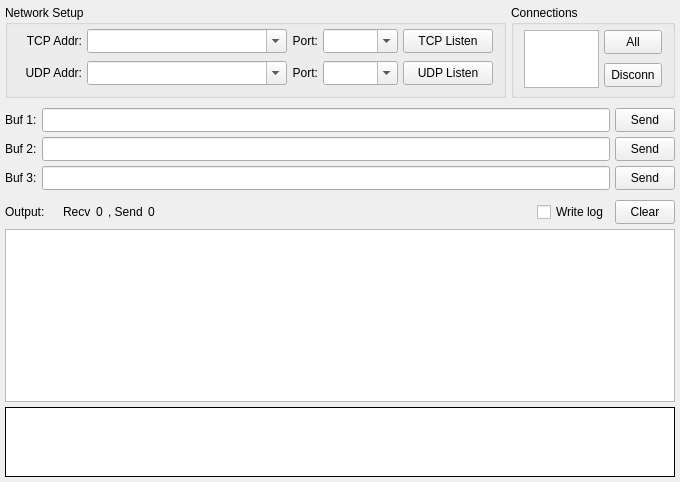
<?xml version="1.0" encoding="UTF-8"?>
<ui version="4.0">
 <class>ServerForm</class>
 <widget class="QWidget" name="ServerForm">
  <property name="geometry">
   <rect>
    <x>0</x>
    <y>0</y>
    <width>680</width>
    <height>482</height>
   </rect>
  </property>
  <property name="minimumSize">
   <size>
    <width>0</width>
    <height>0</height>
   </size>
  </property>
  <property name="windowTitle">
   <string>Server</string>
  </property>
  <property name="locale">
   <locale language="C" country="AnyCountry"/>
  </property>
  <layout class="QVBoxLayout" name="lay1">
   <property name="spacing">
    <number>5</number>
   </property>
   <property name="leftMargin">
    <number>5</number>
   </property>
   <property name="topMargin">
    <number>5</number>
   </property>
   <property name="rightMargin">
    <number>5</number>
   </property>
   <property name="bottomMargin">
    <number>5</number>
   </property>
   <item>
    <layout class="QHBoxLayout" name="lay2">
     <item>
      <widget class="QGroupBox" name="box1">
       <property name="sizePolicy">
        <sizepolicy hsizetype="Fixed" vsizetype="Fixed">
         <horstretch>0</horstretch>
         <verstretch>0</verstretch>
        </sizepolicy>
       </property>
       <property name="minimumSize">
        <size>
         <width>0</width>
         <height>93</height>
        </size>
       </property>
       <property name="maximumSize">
        <size>
         <width>16777215</width>
         <height>93</height>
        </size>
       </property>
       <property name="title">
        <string>Network Setup</string>
       </property>
       <layout class="QVBoxLayout" name="lay5">
        <property name="spacing">
         <number>5</number>
        </property>
        <property name="leftMargin">
         <number>4</number>
        </property>
        <property name="topMargin">
         <number>0</number>
        </property>
        <property name="rightMargin">
         <number>10</number>
        </property>
        <property name="bottomMargin">
         <number>5</number>
        </property>
        <item>
         <layout class="QGridLayout" name="lay6">
          <property name="sizeConstraint">
           <enum>QLayout::SetFixedSize</enum>
          </property>
          <property name="bottomMargin">
           <number>0</number>
          </property>
          <property name="horizontalSpacing">
           <number>5</number>
          </property>
          <property name="verticalSpacing">
           <number>8</number>
          </property>
          <item row="0" column="2">
           <widget class="QLabel" name="lab2">
            <property name="sizePolicy">
             <sizepolicy hsizetype="Preferred" vsizetype="Preferred">
              <horstretch>0</horstretch>
              <verstretch>0</verstretch>
             </sizepolicy>
            </property>
            <property name="text">
             <string>Port:</string>
            </property>
            <property name="alignment">
             <set>Qt::AlignRight|Qt::AlignTrailing|Qt::AlignVCenter</set>
            </property>
           </widget>
          </item>
          <item row="0" column="0">
           <widget class="QLabel" name="lab1">
            <property name="sizePolicy">
             <sizepolicy hsizetype="Preferred" vsizetype="Preferred">
              <horstretch>0</horstretch>
              <verstretch>0</verstretch>
             </sizepolicy>
            </property>
            <property name="minimumSize">
             <size>
              <width>70</width>
              <height>0</height>
             </size>
            </property>
            <property name="contextMenuPolicy">
             <enum>Qt::NoContextMenu</enum>
            </property>
            <property name="text">
             <string>TCP Addr:</string>
            </property>
            <property name="textFormat">
             <enum>Qt::PlainText</enum>
            </property>
            <property name="scaledContents">
             <bool>false</bool>
            </property>
            <property name="alignment">
             <set>Qt::AlignRight|Qt::AlignTrailing|Qt::AlignVCenter</set>
            </property>
           </widget>
          </item>
          <item row="0" column="1">
           <widget class="QComboBox" name="cmbTcpAddr">
            <property name="sizePolicy">
             <sizepolicy hsizetype="Fixed" vsizetype="Fixed">
              <horstretch>0</horstretch>
              <verstretch>0</verstretch>
             </sizepolicy>
            </property>
            <property name="minimumSize">
             <size>
              <width>200</width>
              <height>24</height>
             </size>
            </property>
            <property name="maximumSize">
             <size>
              <width>200</width>
              <height>24</height>
             </size>
            </property>
            <property name="editable">
             <bool>true</bool>
            </property>
            <property name="insertPolicy">
             <enum>QComboBox::NoInsert</enum>
            </property>
           </widget>
          </item>
          <item row="0" column="3">
           <widget class="QComboBox" name="cmbTcpPort">
            <property name="sizePolicy">
             <sizepolicy hsizetype="Fixed" vsizetype="Fixed">
              <horstretch>0</horstretch>
              <verstretch>0</verstretch>
             </sizepolicy>
            </property>
            <property name="minimumSize">
             <size>
              <width>75</width>
              <height>24</height>
             </size>
            </property>
            <property name="maximumSize">
             <size>
              <width>75</width>
              <height>24</height>
             </size>
            </property>
            <property name="editable">
             <bool>true</bool>
            </property>
            <property name="insertPolicy">
             <enum>QComboBox::InsertAtTop</enum>
            </property>
           </widget>
          </item>
          <item row="1" column="0">
           <widget class="QLabel" name="lab3">
            <property name="sizePolicy">
             <sizepolicy hsizetype="Preferred" vsizetype="Preferred">
              <horstretch>0</horstretch>
              <verstretch>0</verstretch>
             </sizepolicy>
            </property>
            <property name="minimumSize">
             <size>
              <width>70</width>
              <height>0</height>
             </size>
            </property>
            <property name="contextMenuPolicy">
             <enum>Qt::NoContextMenu</enum>
            </property>
            <property name="text">
             <string>UDP Addr:</string>
            </property>
            <property name="textFormat">
             <enum>Qt::PlainText</enum>
            </property>
            <property name="scaledContents">
             <bool>false</bool>
            </property>
            <property name="alignment">
             <set>Qt::AlignRight|Qt::AlignTrailing|Qt::AlignVCenter</set>
            </property>
           </widget>
          </item>
          <item row="1" column="1">
           <widget class="QComboBox" name="cmbUdpAddr">
            <property name="sizePolicy">
             <sizepolicy hsizetype="Fixed" vsizetype="Fixed">
              <horstretch>0</horstretch>
              <verstretch>0</verstretch>
             </sizepolicy>
            </property>
            <property name="minimumSize">
             <size>
              <width>200</width>
              <height>24</height>
             </size>
            </property>
            <property name="maximumSize">
             <size>
              <width>200</width>
              <height>24</height>
             </size>
            </property>
            <property name="editable">
             <bool>true</bool>
            </property>
            <property name="insertPolicy">
             <enum>QComboBox::NoInsert</enum>
            </property>
           </widget>
          </item>
          <item row="1" column="2">
           <widget class="QLabel" name="lab4">
            <property name="sizePolicy">
             <sizepolicy hsizetype="Preferred" vsizetype="Preferred">
              <horstretch>0</horstretch>
              <verstretch>0</verstretch>
             </sizepolicy>
            </property>
            <property name="text">
             <string>Port:</string>
            </property>
            <property name="alignment">
             <set>Qt::AlignRight|Qt::AlignTrailing|Qt::AlignVCenter</set>
            </property>
           </widget>
          </item>
          <item row="1" column="3">
           <widget class="QComboBox" name="cmbUdpPort">
            <property name="sizePolicy">
             <sizepolicy hsizetype="Fixed" vsizetype="Fixed">
              <horstretch>0</horstretch>
              <verstretch>0</verstretch>
             </sizepolicy>
            </property>
            <property name="minimumSize">
             <size>
              <width>75</width>
              <height>24</height>
             </size>
            </property>
            <property name="maximumSize">
             <size>
              <width>75</width>
              <height>24</height>
             </size>
            </property>
            <property name="editable">
             <bool>true</bool>
            </property>
            <property name="insertPolicy">
             <enum>QComboBox::InsertAtTop</enum>
            </property>
           </widget>
          </item>
          <item row="1" column="4">
           <widget class="QToolButton" name="btnUdp">
            <property name="sizePolicy">
             <sizepolicy hsizetype="Fixed" vsizetype="Fixed">
              <horstretch>0</horstretch>
              <verstretch>0</verstretch>
             </sizepolicy>
            </property>
            <property name="minimumSize">
             <size>
              <width>90</width>
              <height>24</height>
             </size>
            </property>
            <property name="maximumSize">
             <size>
              <width>90</width>
              <height>24</height>
             </size>
            </property>
            <property name="statusTip">
             <string/>
            </property>
            <property name="text">
             <string>UDP Listen</string>
            </property>
            <property name="checkable">
             <bool>true</bool>
            </property>
           </widget>
          </item>
          <item row="0" column="4">
           <widget class="QToolButton" name="btnTcp">
            <property name="minimumSize">
             <size>
              <width>90</width>
              <height>24</height>
             </size>
            </property>
            <property name="maximumSize">
             <size>
              <width>90</width>
              <height>24</height>
             </size>
            </property>
            <property name="text">
             <string>TCP Listen</string>
            </property>
            <property name="checkable">
             <bool>true</bool>
            </property>
           </widget>
          </item>
         </layout>
        </item>
       </layout>
      </widget>
     </item>
     <item>
      <widget class="QGroupBox" name="box2">
       <property name="sizePolicy">
        <sizepolicy hsizetype="Expanding" vsizetype="Fixed">
         <horstretch>0</horstretch>
         <verstretch>0</verstretch>
        </sizepolicy>
       </property>
       <property name="minimumSize">
        <size>
         <width>0</width>
         <height>93</height>
        </size>
       </property>
       <property name="maximumSize">
        <size>
         <width>16777215</width>
         <height>93</height>
        </size>
       </property>
       <property name="title">
        <string>Connections</string>
       </property>
       <layout class="QHBoxLayout" name="lay8">
        <property name="spacing">
         <number>5</number>
        </property>
        <property name="leftMargin">
         <number>10</number>
        </property>
        <property name="topMargin">
         <number>5</number>
        </property>
        <property name="rightMargin">
         <number>10</number>
        </property>
        <property name="bottomMargin">
         <number>10</number>
        </property>
        <item>
         <widget class="QListWidget" name="lstConn">
          <property name="sizePolicy">
           <sizepolicy hsizetype="Expanding" vsizetype="Fixed">
            <horstretch>0</horstretch>
            <verstretch>0</verstretch>
           </sizepolicy>
          </property>
          <property name="minimumSize">
           <size>
            <width>0</width>
            <height>58</height>
           </size>
          </property>
          <property name="maximumSize">
           <size>
            <width>16777215</width>
            <height>58</height>
           </size>
          </property>
          <property name="verticalScrollBarPolicy">
           <enum>Qt::ScrollBarAlwaysOff</enum>
          </property>
          <property name="horizontalScrollBarPolicy">
           <enum>Qt::ScrollBarAlwaysOff</enum>
          </property>
          <property name="editTriggers">
           <set>QAbstractItemView::NoEditTriggers</set>
          </property>
          <property name="showDropIndicator" stdset="0">
           <bool>false</bool>
          </property>
          <property name="selectionMode">
           <enum>QAbstractItemView::MultiSelection</enum>
          </property>
          <property name="selectionBehavior">
           <enum>QAbstractItemView::SelectRows</enum>
          </property>
          <property name="selectionRectVisible">
           <bool>false</bool>
          </property>
         </widget>
        </item>
        <item>
         <layout class="QVBoxLayout" name="lay9">
          <property name="spacing">
           <number>10</number>
          </property>
          <property name="topMargin">
           <number>0</number>
          </property>
          <item>
           <widget class="QToolButton" name="btnConnAll">
            <property name="sizePolicy">
             <sizepolicy hsizetype="Preferred" vsizetype="Fixed">
              <horstretch>0</horstretch>
              <verstretch>0</verstretch>
             </sizepolicy>
            </property>
            <property name="minimumSize">
             <size>
              <width>0</width>
              <height>24</height>
             </size>
            </property>
            <property name="maximumSize">
             <size>
              <width>16777215</width>
              <height>24</height>
             </size>
            </property>
            <property name="text">
             <string>All</string>
            </property>
           </widget>
          </item>
          <item>
           <widget class="QToolButton" name="btnConnDel">
            <property name="sizePolicy">
             <sizepolicy hsizetype="Preferred" vsizetype="Fixed">
              <horstretch>0</horstretch>
              <verstretch>0</verstretch>
             </sizepolicy>
            </property>
            <property name="minimumSize">
             <size>
              <width>0</width>
              <height>24</height>
             </size>
            </property>
            <property name="maximumSize">
             <size>
              <width>16777215</width>
              <height>24</height>
             </size>
            </property>
            <property name="text">
             <string>Disconn</string>
            </property>
           </widget>
          </item>
         </layout>
        </item>
       </layout>
      </widget>
     </item>
    </layout>
   </item>
   <item>
    <layout class="QGridLayout" name="lay3">
     <property name="topMargin">
      <number>5</number>
     </property>
     <property name="spacing">
      <number>5</number>
     </property>
     <item row="0" column="0">
      <widget class="QLabel" name="lab5">
       <property name="text">
        <string>Buf 1:</string>
       </property>
      </widget>
     </item>
     <item row="0" column="2">
      <widget class="QToolButton" name="btnSend1">
       <property name="minimumSize">
        <size>
         <width>60</width>
         <height>24</height>
        </size>
       </property>
       <property name="maximumSize">
        <size>
         <width>60</width>
         <height>24</height>
        </size>
       </property>
       <property name="text">
        <string>Send</string>
       </property>
       <property name="checkable">
        <bool>false</bool>
       </property>
      </widget>
     </item>
     <item row="1" column="0">
      <widget class="QLabel" name="lab6">
       <property name="text">
        <string>Buf 2:</string>
       </property>
      </widget>
     </item>
     <item row="1" column="1">
      <widget class="QLineEdit" name="edtBuf2">
       <property name="minimumSize">
        <size>
         <width>0</width>
         <height>24</height>
        </size>
       </property>
       <property name="maximumSize">
        <size>
         <width>16777215</width>
         <height>24</height>
        </size>
       </property>
      </widget>
     </item>
     <item row="1" column="2">
      <widget class="QToolButton" name="btnSend2">
       <property name="minimumSize">
        <size>
         <width>60</width>
         <height>24</height>
        </size>
       </property>
       <property name="maximumSize">
        <size>
         <width>60</width>
         <height>24</height>
        </size>
       </property>
       <property name="text">
        <string>Send</string>
       </property>
      </widget>
     </item>
     <item row="2" column="0">
      <widget class="QLabel" name="lab7">
       <property name="text">
        <string>Buf 3:</string>
       </property>
      </widget>
     </item>
     <item row="2" column="1">
      <widget class="QLineEdit" name="edtBuf3">
       <property name="minimumSize">
        <size>
         <width>0</width>
         <height>24</height>
        </size>
       </property>
       <property name="maximumSize">
        <size>
         <width>16777215</width>
         <height>24</height>
        </size>
       </property>
      </widget>
     </item>
     <item row="2" column="2">
      <widget class="QToolButton" name="btnSend3">
       <property name="minimumSize">
        <size>
         <width>60</width>
         <height>24</height>
        </size>
       </property>
       <property name="maximumSize">
        <size>
         <width>60</width>
         <height>24</height>
        </size>
       </property>
       <property name="text">
        <string>Send</string>
       </property>
      </widget>
     </item>
     <item row="0" column="1">
      <widget class="QLineEdit" name="edtBuf1">
       <property name="minimumSize">
        <size>
         <width>0</width>
         <height>24</height>
        </size>
       </property>
       <property name="maximumSize">
        <size>
         <width>16777215</width>
         <height>24</height>
        </size>
       </property>
      </widget>
     </item>
    </layout>
   </item>
   <item>
    <layout class="QHBoxLayout" name="lay4">
     <property name="spacing">
      <number>5</number>
     </property>
     <property name="leftMargin">
      <number>0</number>
     </property>
     <property name="topMargin">
      <number>5</number>
     </property>
     <property name="rightMargin">
      <number>0</number>
     </property>
     <property name="bottomMargin">
      <number>0</number>
     </property>
     <item>
      <widget class="QLabel" name="lab8">
       <property name="sizePolicy">
        <sizepolicy hsizetype="Fixed" vsizetype="Preferred">
         <horstretch>0</horstretch>
         <verstretch>0</verstretch>
        </sizepolicy>
       </property>
       <property name="text">
        <string>Output:    </string>
       </property>
      </widget>
     </item>
     <item>
      <widget class="QLabel" name="lab9">
       <property name="text">
        <string>Recv</string>
       </property>
      </widget>
     </item>
     <item>
      <widget class="QLabel" name="labRecv">
       <property name="sizePolicy">
        <sizepolicy hsizetype="Preferred" vsizetype="Preferred">
         <horstretch>0</horstretch>
         <verstretch>0</verstretch>
        </sizepolicy>
       </property>
       <property name="toolTip">
        <string notr="true"/>
       </property>
       <property name="text">
        <string notr="true">0</string>
       </property>
      </widget>
     </item>
     <item>
      <widget class="QLabel" name="lab10">
       <property name="text">
        <string>, Send</string>
       </property>
      </widget>
     </item>
     <item>
      <widget class="QLabel" name="labSend">
       <property name="toolTip">
        <string notr="true"/>
       </property>
       <property name="text">
        <string notr="true">0</string>
       </property>
      </widget>
     </item>
     <item>
      <spacer name="spc">
       <property name="orientation">
        <enum>Qt::Horizontal</enum>
       </property>
       <property name="sizeHint" stdset="0">
        <size>
         <width>0</width>
         <height>0</height>
        </size>
       </property>
      </spacer>
     </item>
     <item>
      <widget class="QCheckBox" name="chkLog">
       <property name="text">
        <string>Write log</string>
       </property>
      </widget>
     </item>
     <item>
      <widget class="QToolButton" name="btnClear">
       <property name="minimumSize">
        <size>
         <width>60</width>
         <height>24</height>
        </size>
       </property>
       <property name="maximumSize">
        <size>
         <width>60</width>
         <height>24</height>
        </size>
       </property>
       <property name="text">
        <string>Clear</string>
       </property>
      </widget>
     </item>
    </layout>
   </item>
   <item>
    <widget class="QTreeWidget" name="treeOutput">
     <property name="enabled">
      <bool>true</bool>
     </property>
     <property name="sizePolicy">
      <sizepolicy hsizetype="Expanding" vsizetype="Preferred">
       <horstretch>0</horstretch>
       <verstretch>0</verstretch>
      </sizepolicy>
     </property>
     <property name="horizontalScrollBarPolicy">
      <enum>Qt::ScrollBarAlwaysOff</enum>
     </property>
     <property name="editTriggers">
      <set>QAbstractItemView::NoEditTriggers</set>
     </property>
     <property name="showDropIndicator" stdset="0">
      <bool>false</bool>
     </property>
     <property name="alternatingRowColors">
      <bool>false</bool>
     </property>
     <property name="selectionMode">
      <enum>QAbstractItemView::SingleSelection</enum>
     </property>
     <property name="selectionBehavior">
      <enum>QAbstractItemView::SelectRows</enum>
     </property>
     <property name="wordWrap">
      <bool>true</bool>
     </property>
     <attribute name="headerVisible">
      <bool>false</bool>
     </attribute>
     <attribute name="headerStretchLastSection">
      <bool>true</bool>
     </attribute>
     <column>
      <property name="text">
       <string notr="true">1</string>
      </property>
     </column>
    </widget>
   </item>
   <item>
    <widget class="QPlainTextEdit" name="txtOutput">
     <property name="sizePolicy">
      <sizepolicy hsizetype="Expanding" vsizetype="Fixed">
       <horstretch>0</horstretch>
       <verstretch>0</verstretch>
      </sizepolicy>
     </property>
     <property name="minimumSize">
      <size>
       <width>0</width>
       <height>70</height>
      </size>
     </property>
     <property name="maximumSize">
      <size>
       <width>16777215</width>
       <height>70</height>
      </size>
     </property>
     <property name="acceptDrops">
      <bool>false</bool>
     </property>
     <property name="frameShape">
      <enum>QFrame::Box</enum>
     </property>
     <property name="frameShadow">
      <enum>QFrame::Plain</enum>
     </property>
     <property name="horizontalScrollBarPolicy">
      <enum>Qt::ScrollBarAlwaysOff</enum>
     </property>
     <property name="tabChangesFocus">
      <bool>true</bool>
     </property>
     <property name="undoRedoEnabled">
      <bool>false</bool>
     </property>
     <property name="readOnly">
      <bool>true</bool>
     </property>
     <property name="textInteractionFlags">
      <set>Qt::TextSelectableByKeyboard|Qt::TextSelectableByMouse</set>
     </property>
    </widget>
   </item>
  </layout>
 </widget>
 <tabstops>
  <tabstop>cmbTcpAddr</tabstop>
  <tabstop>cmbTcpPort</tabstop>
  <tabstop>btnTcp</tabstop>
  <tabstop>cmbUdpAddr</tabstop>
  <tabstop>cmbUdpPort</tabstop>
  <tabstop>btnUdp</tabstop>
  <tabstop>lstConn</tabstop>
  <tabstop>btnConnAll</tabstop>
  <tabstop>btnConnDel</tabstop>
  <tabstop>edtBuf1</tabstop>
  <tabstop>btnSend1</tabstop>
  <tabstop>edtBuf2</tabstop>
  <tabstop>btnSend2</tabstop>
  <tabstop>edtBuf3</tabstop>
  <tabstop>btnSend3</tabstop>
  <tabstop>chkLog</tabstop>
  <tabstop>btnClear</tabstop>
  <tabstop>treeOutput</tabstop>
 </tabstops>
 <resources/>
 <connections/>
</ui>
